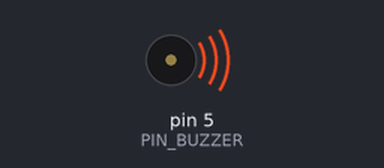
A sketch run on a simulated Arduino Uno, built with avr-gcc and run on an emulated ATmega328P. On the bench: buzzer (waves = sounding).

Above: at 0.01 s.
At 0.4 s:
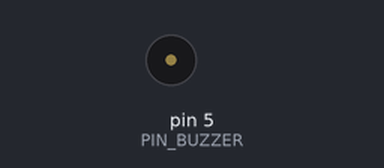
Timing chart, 0 to 1.9 s (numbered marks = the images above):
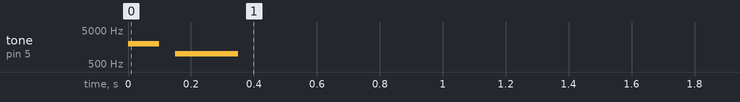

The sketch:

bib_boop.ino
```cpp
// --- ASSIGNACIÓ DE PINS ---
// (Modifica el número de pin si a la teva PCB el brunzidor està connectat a un altre lloc)
const int PIN_BUZZER = 5;

void setup() {
  // Nota: La funció tone() ja configura el pin com a OUTPUT automàticament,
  // però és una bona pràctica deixar-ho apuntat.
  pinMode(PIN_BUZZER, OUTPUT);

  // 1. Fem el "BIP" (So agut de 2000 Hz que dura 100 mil·lisegons)
  tone(PIN_BUZZER, 2000, 100);
  delay(150); // Esperem que acabi el so i deixem un petit silenci

  // 2. Fem el "BOOP" (So greu de 1000 Hz que dura 200 mil·lisegons)
  tone(PIN_BUZZER, 1000, 200);
  delay(250); // Esperem que acabi el so

  // Un cop fet el tancament de la salutació al setup(), el brunzidor callarà
}

void loop() {
  // Deixem el loop buit perquè no volem que el so es repeteixi de forma infinita
  // i ens torni bojos a classe!
}
```
